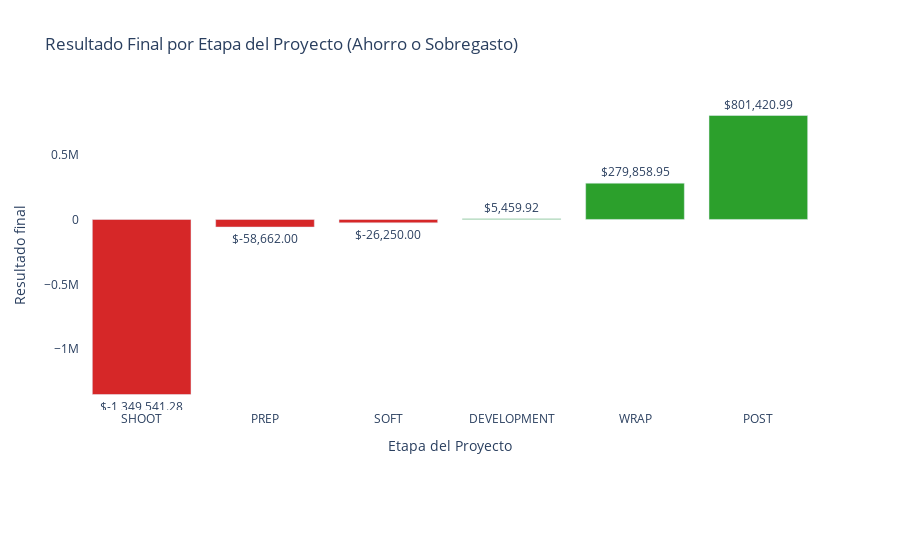

The code cell stored with this chart in its notebook:
### Code cell
# ==================== GRÁFICO DEL BALANCE NETO POR ETAPA ====================

# 1. Copiar DataFrame resumen y preparar datos
bal = resumen_balance.copy()

# 2. Convertir columna 'Balance Neto' a numérico si aún está en formato string con símbolos
if bal['Balance Neto'].dtype == object:
    bal['Balance Neto num'] = (
        bal['Balance Neto']
        .str.replace(r'[\$,]', '', regex=True)
        .astype(float)
    )
else:
    bal['Balance Neto num'] = bal['Balance Neto']

# 3. Resetear índice para convertir la etapa en columna explícita
bal_reset = bal.reset_index()
etapa_col = 'Etapa' if 'Etapa' in bal_reset.columns else bal_reset.columns[0]

# 4. Extraer valores para el gráfico
etapas   = bal_reset[etapa_col]
balances = bal_reset['Balance Neto num']

# 5. Definir colores: verde para ahorro neto, rojo para sobregasto neto
colores = ['#2CA02C' if v >= 0 else '#D62728' for v in balances]

# 6. Crear gráfico de barras verticales
fig = go.Figure(go.Bar(
    x=etapas,
    y=balances,
    marker_color=colores,
    text=[f"${v:,.2f}" for v in balances],
    textposition='outside',
    hovertemplate='<b>%{x}</b><br>Balance Neto: $%{y:,.2f}<extra></extra>'
))

# 7. Ajustes estéticos del gráfico
fig.update_layout(
    title='Resultado Final por Etapa del Proyecto (Ahorro o Sobregasto)',
    xaxis_title='Etapa del Proyecto',
    yaxis_title='Resultado final',
    plot_bgcolor='white',
    showlegend=False,
    uniformtext_minsize=8,
    uniformtext_mode='hide',
    margin=dict(b=150)
)

# 8. Mostrar gráfico
fig.show()

### Figure 1 — Plotly figure (JSON) as saved in the notebook; plotly's stock layout.template omitted (floating-point values rounded to 4 significant figures)
{"data": [{"hovertemplate": "<b>%{x}</b><br>Balance Neto: $%{y:,.2f}<extra></extra>", "marker": {"color": ["#D62728", "#D62728", "#D62728", "#2CA02C", "#2CA02C", "#2CA02C"]}, "text": ["$-1,349,541.28", "$-58,662.00", "$-26,250.00", "$5,459.92", "$279,858.95", "$801,420.99"], "textposition": "outside", "type": "bar", "x": ["SHOOT", "PREP", "SOFT", "DEVELOPMENT", "WRAP", "POST"], "y": [-1350000.0, -58660.0, -26250.0, 5460.0, 279900.0, 801400.0]}], "layout": {"margin": {"b": 150}, "plot_bgcolor": "white", "showlegend": false, "title": {"text": "Resultado Final por Etapa del Proyecto (Ahorro o Sobregasto)"}, "uniformtext": {"minsize": 8, "mode": "hide"}, "xaxis": {"title": {"text": "Etapa del Proyecto"}}, "yaxis": {"title": {"text": "Resultado final"}}}}
